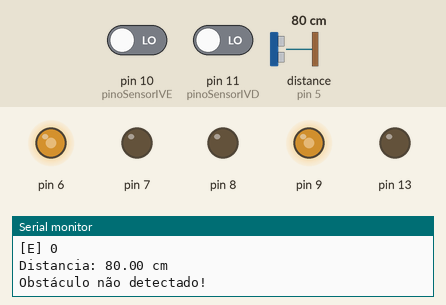
This sketch was run on a simulated Arduino Uno, built with avr-gcc and run on an emulated ATmega328P. Parts: output pins drawn as LEDs (lit = HIGH), the last lines printed to the serial monitor. The inputs (shaded band) are chosen by the test bench; at power-on: distance to the obstacle (sensor on pin 5) 80 cm, pin 10 (pinoSensorIVE) LOW, pin 11 (pinoSensorIVD) LOW. Random numbers use the default seed unless the sketch sets one.

Above: at 1.2 s.
1.3 s: distance to the obstacle (sensor on pin 5) set to 22 cm
4.3 s: distance to the obstacle (sensor on pin 5) set to 17 cm
At 4.8 s:
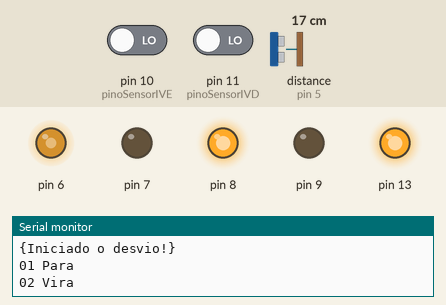
At 7.9 s:
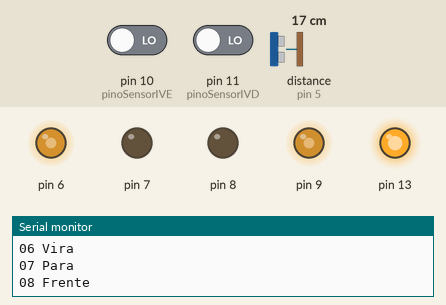
Timing chart, 0 to 13.3 s (numbered marks = the images above; inputs shaded):
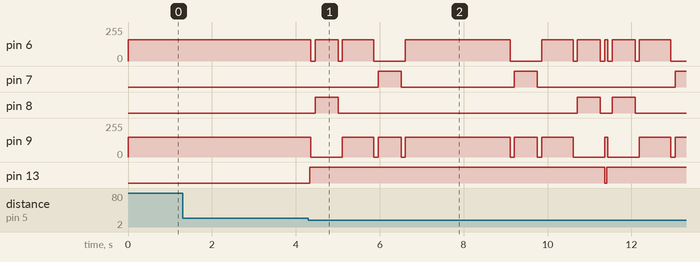

The sketch:

Robo_v8.ino
```cpp
#include <Ultrasonic.h>

#define pinoUST 4
#define pinoUSE 5
#define pinoSensorIVD 11
#define pinoSensorIVE 10

const uint8_t m1=0;
const uint8_t m2=8;

Ultrasonic ultrasonic(pinoUST, pinoUSE);

class DCMotor
{
  uint8_t spd = 150, pin1, pin2;

  public:
  void Pinout(uint8_t in1, uint8_t in2)
  {
    pin1 = in1;
    pin2 = in2;
    pinMode(pin1, OUTPUT);
    pinMode(pin2, OUTPUT);
  }

  void Frente(uint8_t x)
  {
    analogWrite(pin1, spd+x);
    digitalWrite(pin2, LOW);
  }

  void Tras(uint8_t x)
  {
    digitalWrite(pin1, LOW);
    analogWrite(pin2, spd+x);
  }

  void Parada()
  {
    digitalWrite(pin1, LOW);
    digitalWrite(pin2, LOW);
  }
};

DCMotor Motor1;
DCMotor Motor2;

void Direcao(int E, int D)
{
  Serial.print("[D] ");
  Serial.println(D);
  Serial.print("[E] ");
  Serial.println(E);
  Serial.println();

  /*
  Branco=0
  Preto=1
  */
  uint8_t dlRe=50;
  uint8_t dlGiro=75;
  uint8_t dlRandom=50;

  if (E == 1 && D == 1)
  {
    //Frente
    Motor1.Frente(m1);
    Motor2.Frente(m2);
  }
    else if (E == 0 && D == 0)
  {
    //Frente
    Motor1.Frente(m1);
    Motor2.Frente(m2);
  }

  else if (E == 1 && D == 0)
  {
    Motor1.Tras(m1);
    Motor2.Tras(m2);
    delay(dlRe);
    //Direito
    Motor1.Tras(m1);
    Motor2.Frente(m2);
    delay(dlGiro+random(dlRandom));

  }
  else if (E == 0 && D == 1)
  {
    Motor1.Tras(m1);
    Motor2.Tras(m2);
    delay(dlRe);
    //Esquerdo
    Motor1.Frente(m1);
    Motor2.Tras(m2);
    delay(dlGiro+random(dlRandom));
  }
  else
    Serial.println("Sla como caiu aqui!!!");
}

void Desvio()
{
  int distanciaMinima=20;

  long microsec = ultrasonic.timing();
  float distancia = ultrasonic.convert(microsec, Ultrasonic::CM);

  Serial.print("Distancia: ");
  Serial.print(distancia);
  Serial.println(" cm");

  if(distancia<distanciaMinima)
  {
      Serial.print("Obstáculo detectado a menos de ");
      Serial.print(distanciaMinima);
      Serial.println("cm!");
      obstaculo();
  }
  else Serial.println("Obstáculo não detectado!");
}

void obstaculo()
{
    digitalWrite(13, HIGH);
    int giro90=550;
    int frente=750;
    int avanca=2500;

    Serial.println("{Iniciado o desvio!}");

    Serial.println("01 Para");
    Motor1.Parada();
    Motor2.Parada();
    delay(100);

    Serial.println("02 Vira");
    Motor1.Tras(m1);
    Motor2.Frente(m2);
    delay(giro90);

    Serial.println("03 Para");
    Motor1.Parada();
    Motor2.Parada();
    delay(100);

    Serial.println("04 Frente");
    Motor1.Frente(m1);
    Motor2.Frente(m2);
    delay(frente);

    Serial.println("05 Para");
    Motor1.Parada();
    Motor2.Parada();
    delay(100);

    Serial.println("06 Vira");
    Motor1.Frente(m1);
    Motor2.Tras(m2);
    delay(giro90);

    Serial.println("07 Para");
    Motor1.Parada();
    Motor2.Parada();
    delay(100);

    Serial.println("08 Frente");
    Motor1.Frente(m1);
    Motor2.Frente(m2);
    delay(avanca);

    Serial.println("09 Para");
    Motor1.Parada();
    Motor2.Parada();
    delay(100);

    Serial.println("10 Vira");
    Motor1.Frente(m1);
    Motor2.Tras(m2);
    delay(giro90);

    Serial.println("11 Para");
    Motor1.Parada();
    Motor2.Parada();
    delay(100);

    Serial.println("12 Frente");
    Motor1.Frente(m1);
    Motor2.Frente(m2);
    delay(frente);

    Serial.println("13 Para");
    Motor1.Parada();
    Motor2.Parada();
    delay(100);

    Serial.println("14 Vira");
    Motor1.Tras(m1);
    Motor2.Frente(m2);
    delay(giro90);

    Serial.println("15 Para");
    Motor1.Parada();
    Motor2.Parada();
    delay(100);
    digitalWrite(13, LOW);
}

void setup()
{
  pinMode(13, OUTPUT);
  pinMode(pinoSensorIVE, INPUT);
  pinMode(pinoSensorIVD, INPUT);

  Motor1.Pinout(9, 8);
  Motor2.Pinout(6, 7);

  Serial.begin(9600);
}

//Código começa a ser lido aqui
void loop()
{
  int valorIVD = digitalRead(pinoSensorIVD);
  int valorIVE = digitalRead(pinoSensorIVE);

  //Código para decidir a ação dos motores
  Desvio();
  Direcao(valorIVE, valorIVD);
  delay(50);
}
```

Measured:
- the behaviour switches between 20 and 19 cm on distance to the obstacle (sensor on pin 5) (found by bisection; images 0 and 1)
- after the input at 4.3 s, pin 6: 158/255 → 0/255 after 0.06 s, → 158/255 0.10 s later, → 0/255 0.55 s later, → 158/255 0.10 s later, … (17 changes in this stretch); pin 7: goes HIGH 0.55 s, LOW 2.7 s, HIGH 0.55 s, LOW 3.3 s, then HIGH, starting after 1.7 s
